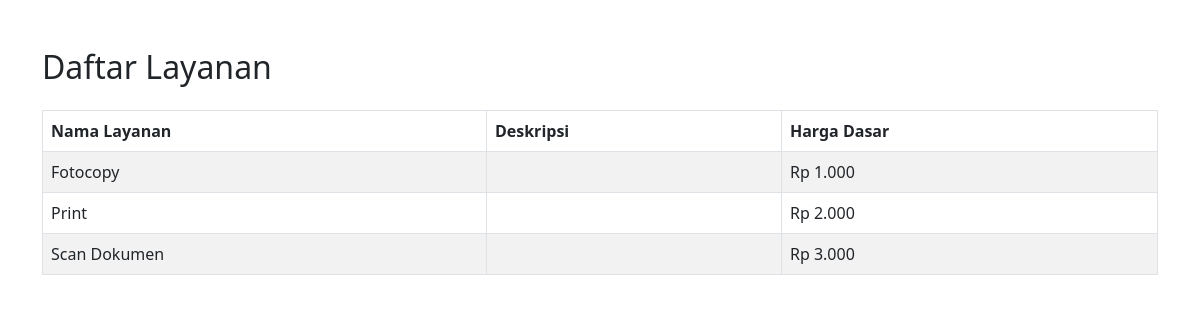
The app's page /service.php with its own data.
### tables this page shows
CREATE TABLE `services` (
  `id` int(11) NOT NULL,
  `nama_layanan` varchar(50) NOT NULL,
  `deskripsi` text DEFAULT NULL,
  `harga_dasar` decimal(10,2) NOT NULL,
  `created_at` datetime DEFAULT current_timestamp()
);

### service.php (the view, shortened to what this page needs)
<?php
require_once 'includes/db.php';
try {
    $stmt = $pdo->query("SELECT nama_layanan, deskripsi, harga_dasar FROM services ORDER BY nama_layanan");
    $services = $stmt->fetchAll();
} catch (PDOException $e) {
    die("Gagal mengambil data layanan: " . $e->getMessage());
}
?>
<!DOCTYPE html>
<html lang="id">
<head>
    <link href="https://cdn.jsdelivr.net/npm/bootstrap@5.3.0/dist/css/bootstrap.min.css" rel="stylesheet">
</head>
<body>
<div class="container my-5">
    <h2 class="mb-4">Daftar Layanan</h2>
    <table class="table table-bordered table-striped">
        <thead>
            <tr>
                <th>Nama Layanan</th>
                <th>Deskripsi</th>
                <th>Harga Dasar</th>
            </tr>
        </thead>
        <tbody>
        <?php foreach ($services as $service): ?>
            <tr>
                <td><?= htmlspecialchars($service['nama_layanan']) ?></td>
                <td><?= nl2br(htmlspecialchars($service['deskripsi'])) ?></td>
                <td>Rp <?= number_format($service['harga_dasar'], 0, ',', '.') ?></td>
            </tr>
        <?php endforeach; ?>
        </tbody>
    </table>
</div>
</body>
</html>

### records on screen
services: nama_layanan "Fotocopy", harga_dasar "1.000"
services: nama_layanan "Print", harga_dasar "2.000"
services: nama_layanan "Scan Dokumen", harga_dasar "3.000"
